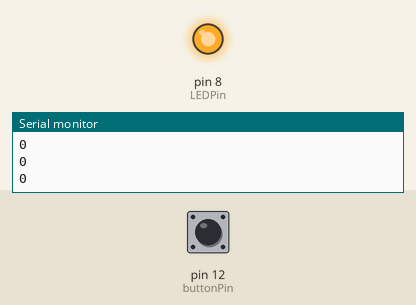
This sketch was run on a simulated Arduino Uno, built with avr-gcc and run on an emulated ATmega328P. Parts: output pins drawn as LEDs (lit = HIGH), the last lines printed to the serial monitor. The inputs (shaded band) are chosen by the test bench; at power-on: pin 12 (buttonPin) LOW.

Above: at 1.2 s.
1.3 s: pin 12 (buttonPin) pulled HIGH for 0.15 s
At 1.5 s:
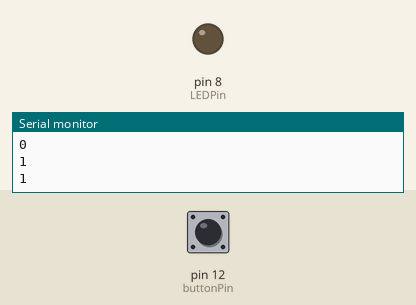
3.1 s: pin 12 (buttonPin) pulled HIGH for 3.2 s
At 6.9 s:
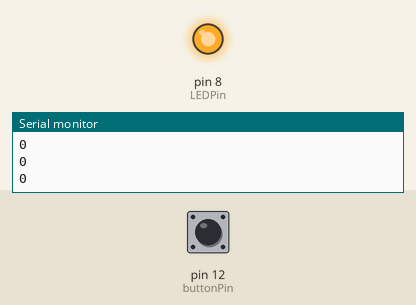
Timing chart, 0 to 8.4 s (numbered marks = the images above; inputs shaded):
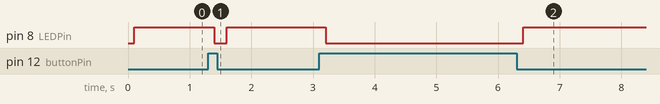

Measured:
- after the input at 1.3 s, pin 8 (LEDPin): HIGH → LOW after 0.10 s, → HIGH 0.20 s later
- after the input at 3.1 s, pin 8 (LEDPin): HIGH → LOW after 0.10 s, → HIGH 3.2 s later

The sketch:

Tuesday_Simple_Pushbutton.ino
```cpp
//Need switch, 10K Ohm resistor, 330 Ohm resistor, LED
// Pins connected together on the swtich need to be positioned in the same coloumn (i.e. poiting towards each other)

int LEDPin = 8;
int buttonPin = 12;
int buttonRead;
int dt = 100;

void setup() {
  // put your setup code here, to run once:
Serial.begin(9600);
pinMode(LEDPin, OUTPUT);
pinMode(buttonPin, INPUT);
}

void loop() {
  // put your main code here, to run repeatedly:
buttonRead = digitalRead(buttonPin);
Serial.println(buttonRead);
delay(dt);
if(buttonRead==1){
  digitalWrite(LEDPin, LOW);
}
if(buttonRead==0){
  digitalWrite(LEDPin, HIGH);
}

}
```
